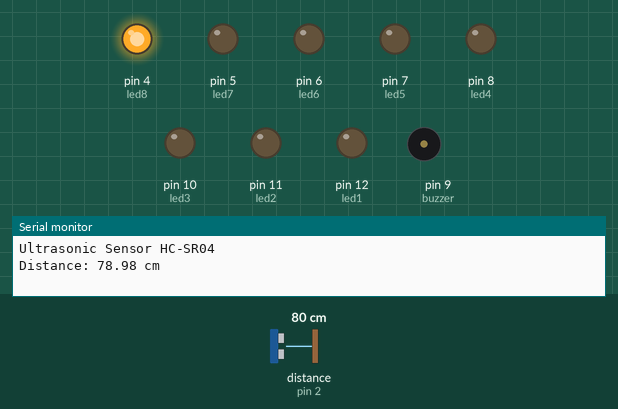
Simulated run of this sketch. Board: Arduino Uno, built with avr-gcc and run on an emulated ATmega328P. Shown: output pins drawn as LEDs (lit = HIGH), buzzer (waves = sounding), the last lines printed to the serial monitor. Wiring (inferred from the names in the program): ultrasonic range finder: trigger pin 3; echo pin 2. The inputs (shaded band) are chosen by the test bench; at power-on: distance to the obstacle (sensor on pin 2) 80 cm. The echo pulse lasts 58.3 µs per cm; pins used as bus, display or sensor lines are not drawn.

Above: at 0.9 s.
2.5 s: distance to the obstacle (sensor on pin 2) set to 23 cm
6.0 s: distance to the obstacle (sensor on pin 2) set to 19 cm
At 6.9 s:
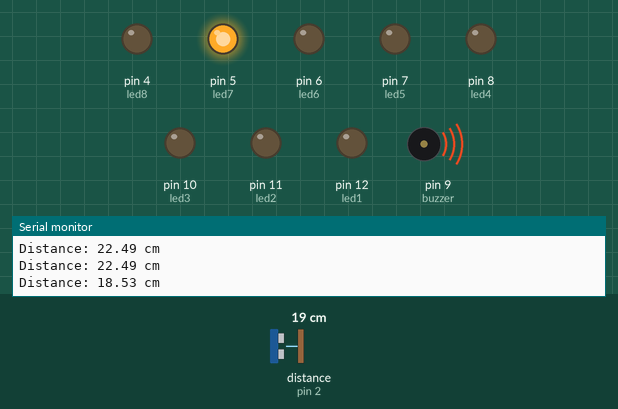
10.7 s: distance to the obstacle (sensor on pin 2) set to 14 cm
At 12.5 s:
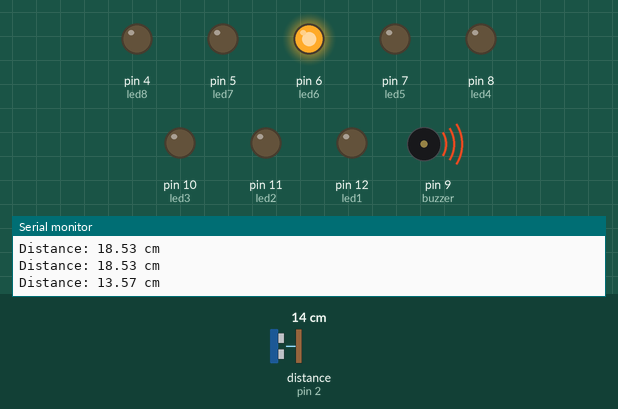
15.9 s: distance to the obstacle (sensor on pin 2) set to 2 cm
At 16.88 s:
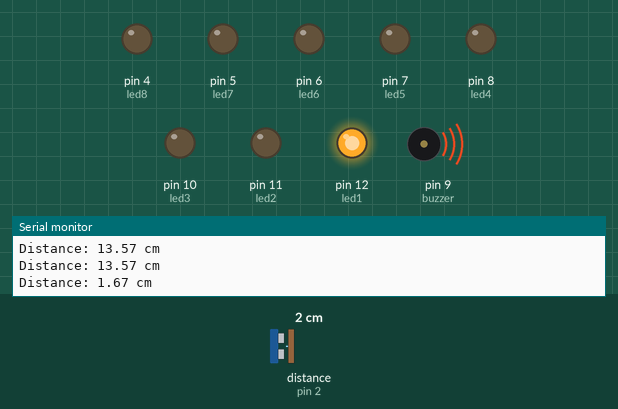
19.4 s: distance to the obstacle (sensor on pin 2) set to 4 cm
22.9 s: distance to the obstacle (sensor on pin 2) set to 7 cm
At 23.17 s:
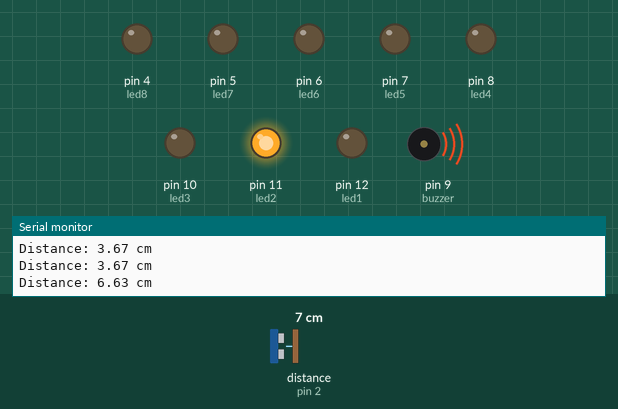
Timing chart, 0 to 27.4 s (numbered marks = the images above; inputs shaded):
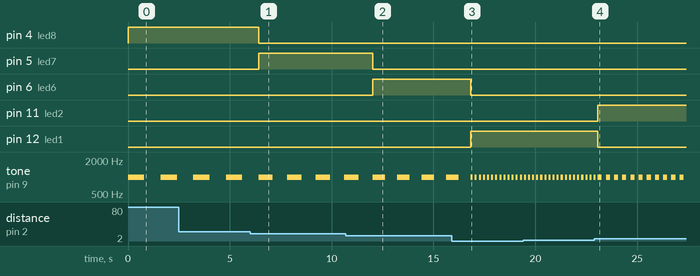

The sketch:

daring_borwo1.ino
```cpp
/*
This code was designed by Katopis Dimitrios.
It is intended for academic use at the Department of Informatics and Telecommunication
of University of Ioannina
*/
/*
This code was designed and compiled at Arduino ver. 1.8.13
Αυος ο κωδικας μετραει την αποσταση αντικειμων χρησιμοποιωντας εναν αισθητηρα Ulstrasonic
*/


#define echoPin 2 // συνδέστε την ακίδα D2 Arduino στην ακίδα Echo του HC-SR04
#define trigPin 3 // συνδέστε την ακίδα D3 Arduino στην ακίδα Trig του HC-SR04

long duration; // μεταβλητή για τη διάρκεια της διαδρομής των ηχητικών κυμάτων
double distance; // μεταβλητή για τη μέτρηση της απόστασης
const int buzzer = 9; //buzzer στο pin 9
int led1=12;
int led2=11;
int led3=10;
int led4=8;
int led5=7;  //αρχικοποιηση λεντ αποστασεων
int led6=6;
int led7=5;
int led8=4;

void setup() {
  pinMode(trigPin, OUTPUT); // Ορίζει το trigPin ως OUTPUT
  pinMode(echoPin, INPUT); // Ορίζει το echoPin ως INPUT
  Serial.begin(9600);    // Η σειριακή επικοινωνία ξεκινά με ταχύτητα baudrate 9600
  Serial.println("Ultrasonic Sensor HC-SR04");
  pinMode(buzzer, OUTPUT); // buzzer - pin 9 ως output

  pinMode(led1,OUTPUT);
  pinMode(led2,OUTPUT);
  pinMode(led3,OUTPUT);
  pinMode(led4,OUTPUT);
  pinMode(led5,OUTPUT);
  pinMode(led6,OUTPUT);
  pinMode(led7,OUTPUT);
  pinMode(led8,OUTPUT);

}
void loop() {
  // Αρχικοποίηση του trigPin ως LOW
  digitalWrite(trigPin, LOW);
  delayMicroseconds(2);

  // Θέτουμε το trigPin HIGH (ACTIVE) για 10 μικροδευτερόλεπτα
  digitalWrite(trigPin, HIGH);
  delayMicroseconds(10);
  digitalWrite(trigPin, LOW);

  // Διαβάζει το echoPin, επιστρέφει το χρόνο διαδρομής του ηχητικού κύματος σε μικροδευτερόλεπτα
  duration = pulseIn(echoPin, HIGH);

  // Υπολογισμός της απόστασης
  distance = duration * 0.034 / 2; // Ταχύτητα ηχητικού κύματος διαιρούμενη με 2 (πηγαινει και πίσω)

  // Εμφανίζει την απόσταση στη σειριακή οθόνη
  Serial.print("Distance: ");
  Serial.print(distance);
  Serial.println(" cm");


  if (distance>=1.0 && distance<=5.0 )
  {
    digitalWrite(led1,HIGH);
    digitalWrite(led2,LOW);
    digitalWrite(led3,LOW);
    digitalWrite(led4,LOW);
    digitalWrite(led5,LOW);
    digitalWrite(led6,LOW);
    digitalWrite(led7,LOW);
    digitalWrite(led8,LOW);
    tone(buzzer, 1000);  // Αποστολή 1KHz ηχητικού σήματος...
  	delay(100);        // για 1sec
  	noTone(buzzer);     // Σταματάμε τον ήχο
  	delay(100);
  }
  else if (distance>5.0 && distance<=7.0)
  {
    digitalWrite(led1,LOW);
    digitalWrite(led2,HIGH);
    digitalWrite(led3,LOW);
    digitalWrite(led4,LOW);
    digitalWrite(led5,LOW);
    digitalWrite(led6,LOW);
    digitalWrite(led7,LOW);
    digitalWrite(led8,LOW);
    tone(buzzer, 1000);
  	delay(200);
  	noTone(buzzer);
  	delay(200);

  }
  else if (distance>7.0 && distance<=8.0)
  {
    digitalWrite(led1,LOW);
    digitalWrite(led2,LOW);
    digitalWrite(led3,HIGH);
    digitalWrite(led4,LOW);
    digitalWrite(led5,LOW);
    digitalWrite(led6,LOW);
    digitalWrite(led7,LOW);
    digitalWrite(led8,LOW);
    tone(buzzer, 1000);
  	delay(300);
  	noTone(buzzer);
  	delay(300);
  }
  else if(distance>8.0 && distance<=10.0)
  {
    digitalWrite(led1,LOW);
    digitalWrite(led2,LOW);
    digitalWrite(led3,LOW);
    digitalWrite(led4,HIGH);
    digitalWrite(led5,LOW);
    digitalWrite(led6,LOW);
    digitalWrite(led7,LOW);
    digitalWrite(led8,LOW);
    tone(buzzer, 1000);
  	delay(400);
  	noTone(buzzer);
  	delay(400);
  }
  else if (distance>10.0 && distance<=11.0)
  {
    digitalWrite(led1,LOW);
    digitalWrite(led2,LOW);
    digitalWrite(led3,LOW);
    digitalWrite(led4,LOW);
    digitalWrite(led5,HIGH);
    digitalWrite(led6,LOW);
    digitalWrite(led7,LOW);
    digitalWrite(led8,LOW);
    tone(buzzer, 1000);
  	delay(500);
  	noTone(buzzer);
  	delay(500);

  }
  else if (distance>11.0 && distance <=15.0)
  {
    digitalWrite(led1,LOW);
    digitalWrite(led2,LOW);
    digitalWrite(led3,LOW);
    digitalWrite(led4,LOW);
    digitalWrite(led5,LOW);
    digitalWrite(led6,HIGH);
    digitalWrite(led7,LOW);
    digitalWrite(led8,LOW);
    tone(buzzer, 1000);
  	delay(600);
  	noTone(buzzer);
  	delay(600);
  }
  else if (distance>15.0 && distance<=20.0)
  {
    digitalWrite(led1,LOW);
    digitalWrite(led2,LOW);
    digitalWrite(led3,LOW);
    digitalWrite(led4,LOW);
    digitalWrite(led5,LOW);
    digitalWrite(led6,LOW);
    digitalWrite(led7,HIGH);
    digitalWrite(led8,LOW);
    tone(buzzer, 1000);
  	delay(700);
  	noTone(buzzer);
  	delay(700);

  }
  else if(distance>20.0)
  {
    digitalWrite(led1,LOW);
    digitalWrite(led2,LOW);
    digitalWrite(led3,LOW);
    digitalWrite(led4,LOW);
    digitalWrite(led5,LOW);
    digitalWrite(led6,LOW);
    digitalWrite(led7,LOW);
    digitalWrite(led8,HIGH);
    tone(buzzer, 1000);
  	delay(800);
  	noTone(buzzer);
  	delay(800);
  }

}
```

Measured:
- the behaviour switches between 21 and 20 cm on distance to the obstacle (sensor on pin 2) (found by bisection; images 0 and 1)
- the behaviour switches between 16 and 15 cm on distance to the obstacle (sensor on pin 2) (found by bisection; images 1 and 2)
- the behaviour switches between 5 and 6 cm on distance to the obstacle (sensor on pin 2) (found by bisection; images 3 and 4)
- after the input at 6.0 s, pin 4 (led8): HIGH → LOW after 0.42 s; pin 5 (led7): LOW → HIGH after 0.42 s
- after the input at 10.7 s, pin 5 (led7): HIGH → LOW after 1.3 s; pin 6 (led6): LOW → HIGH after 1.3 s
- after the input at 15.9 s, pin 6 (led6): HIGH → LOW after 0.93 s; pin 12 (led1): LOW → HIGH after 0.93 s
- after the input at 22.9 s, pin 11 (led2): LOW → HIGH after 0.17 s; pin 12 (led1): HIGH → LOW after 0.17 s
- by itself, tone on pin 9 (buzzer): alternates 1000 Hz for 0.60 s and silent for 0.60 s
